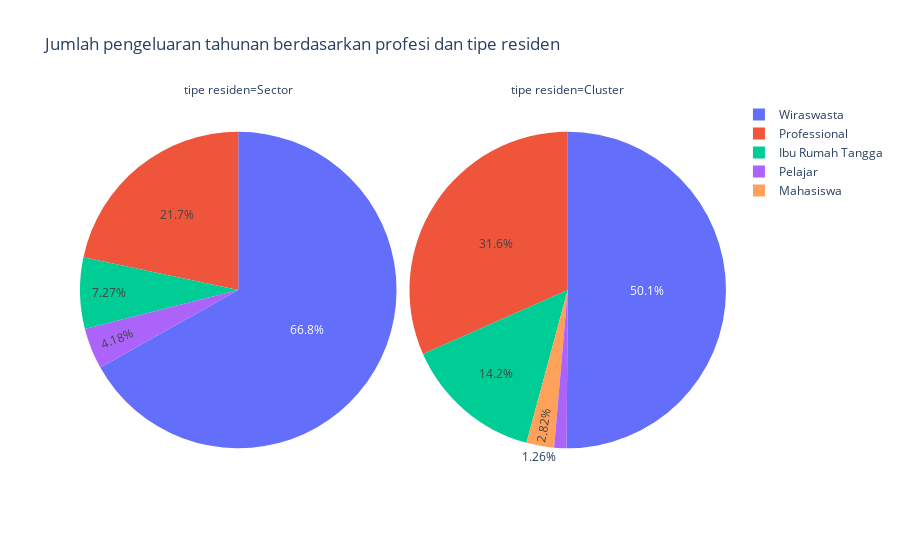

Notebook code cell kept with this figure:
### Markdown cell above
## Eksplorasi Data Kategorikal

### Code cell
fig = px.pie(df,
             names= 'profesi',
             values= 'nilaibelanjasetahun',
             facet_col= 'tipe residen',
             title= 'Jumlah pengeluaran tahunan berdasarkan profesi dan tipe residen')
fig.show()

### Figure 1 — Plotly figure (JSON) as saved in the notebook; plotly's stock layout.template omitted (floating-point values rounded to 4 significant figures)
{"data": [{"domain": {"x": [0, 0.49], "y": [0, 1]}, "hovertemplate": "tipe residen=Sector<br>profesi=%{label}<br>nilaibelanjasetahun=%{value}<extra></extra>", "labels": ["Wiraswasta", "Wiraswasta", "Professional", "Professional", "Professional", "Pelajar", "Wiraswasta", "Ibu Rumah Tangga", "Wiraswasta", "Wiraswasta", "Professional", "Professional", "Wiraswasta", "Pelajar", "Wiraswasta", "Wiraswasta", "Ibu Rumah Tangga", "Wiraswasta"], "legendgroup": "", "name": "", "showlegend": true, "type": "pie", "values": [9497927, 9837260, 5993218, 5987367, 5941914, 2896845, 10721998, 5020976, 10663179, 9759822, 5962575, 5972787, 10477127, 2861855, 10099807, 10390732, 4992585, 10569316]}, {"domain": {"x": [0.51, 1], "y": [0, 1]}, "hovertemplate": "tipe residen=Cluster<br>profesi=%{label}<br>nilaibelanjasetahun=%{value}<extra></extra>", "labels": ["Pelajar", "Professional", "Professional", "Wiraswasta", "Professional", "Professional", "Professional", "Wiraswasta", "Wiraswasta", "Wiraswasta", "Professional", "Ibu Rumah Tangga", "Ibu Rumah Tangga", "Wiraswasta", "Wiraswasta", "Professional", "Professional", "Wiraswasta", "Professional", "Wiraswasta", "Ibu Rumah Tangga", "Professional", "Mahasiswa", "Mahasiswa", "Wiraswasta", "Professional", "Ibu Rumah Tangga", "Wiraswasta", "Professional", "Wiraswasta", "Professional", "Ibu Rumah Tangga"], "legendgroup": "", "name": "", "showlegend": true, "type": "pie", "values": [2722700, 5286429, 5204498, 10615206, 5215541, 5223569, 5257448, 9333168, 9471615, 10365668, 5262521, 5677762, 5340690, 10884508, 9222070, 5298157, 5239290, 10259572, 5269392, 9114159, 6631680, 5271845, 3042773, 3047926, 9678994, 5257775, 6820976, 9880607, 5268410, 9339737, 5211041, 6130724]}], "layout": {"annotations": [{"font": {}, "showarrow": false, "text": "tipe residen=Sector", "x": 0.245, "xanchor": "center", "xref": "paper", "y": 1, "yanchor": "bottom", "yref": "paper"}, {"font": {}, "showarrow": false, "text": "tipe residen=Cluster", "x": 0.755, "xanchor": "center", "xref": "paper", "y": 1, "yanchor": "bottom", "yref": "paper"}], "legend": {"tracegroupgap": 0}, "title": {"text": "Jumlah pengeluaran tahunan berdasarkan profesi dan tipe residen"}}}
